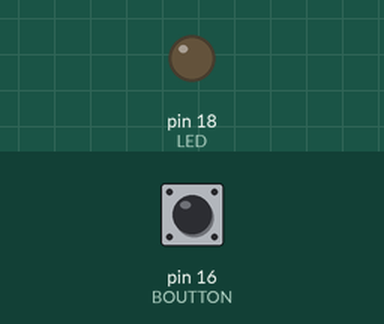
The program below on a simulated MicroPython board. On the bench: output pins drawn as LEDs (lit = HIGH). The test bench sets the inputs (shaded band); at power-on: pin 16 (BOUTTON) HIGH. What the program prints to the serial console is not drawn.

Above: at 1.2 s.
1.3 s: pin 16 (BOUTTON) pulsed LOW 5 times (0.12 s each, 0.3 s apart)
At 3.1 s:
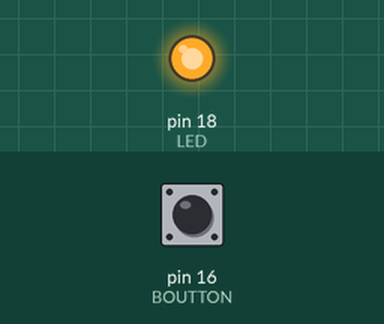
5.3 s: pin 16 (BOUTTON) pulled LOW for 0.15 s
Timing chart, 0 to 14.3 s (numbered marks = the images above; inputs shaded):
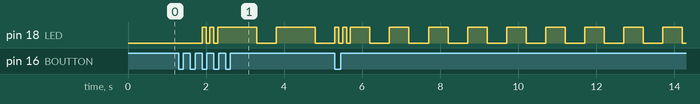

Measured:
- after the input at 1.3 s, pin 18 (LED): LOW → HIGH after 0.60 s, → LOW 0.10 s later, → HIGH 0.10 s later, → LOW 0.10 s later, … (8 changes in this stretch)

The program:

Labo1_manipulation_LED_Bouton.py
```python
import machine
import time

a = 0
Val = 0
LED = machine.Pin(18, machine.Pin.OUT)
BOUTTON = machine.Pin(16, machine.Pin.IN, machine.Pin.PULL_UP)

boutton3 = 0

def bouton_handler(pin):
    global boutton3, a
    boutton3 += 1
    if boutton3 > 2:
        a += 1
        boutton3 = 0
    if a > 3:
        a = 1

def cligotement():
    for _ in range(1):
        LED.value(1)
        time.sleep(0.1)
        LED.value(0)
        time.sleep(0.1)
        LED.value(1)
        time.sleep(0.1)
        LED.value(0)
        time.sleep(0.1)

BOUTTON.irq(trigger=machine.Pin.IRQ_FALLING, handler=bouton_handler)

code = 0
code1 = 0
code2 = 0

while True:
    Val = BOUTTON.value()
    print(Val)
    print(a)

    if a == 1:
        code2=0
        code += 1
        if code == 1:
            cligotement()
        LED.value(1)
        time.sleep(1)
        LED.value(0)
        time.sleep(0.5)
        Val = BOUTTON.value()
    elif a == 2:
        code=0
        code1 += 1
        if code1 == 1:
            cligotement()
        LED.value(1)
        time.sleep(0.5)
        LED.value(0)
        time.sleep(0.5)
        Val = BOUTTON.value()
    elif a == 3:
        code1=0
        code2 += 1
        if code2 == 1:
            cligotement()
        Val = BOUTTON.value()
        LED.value(0)
        a = 0
```
